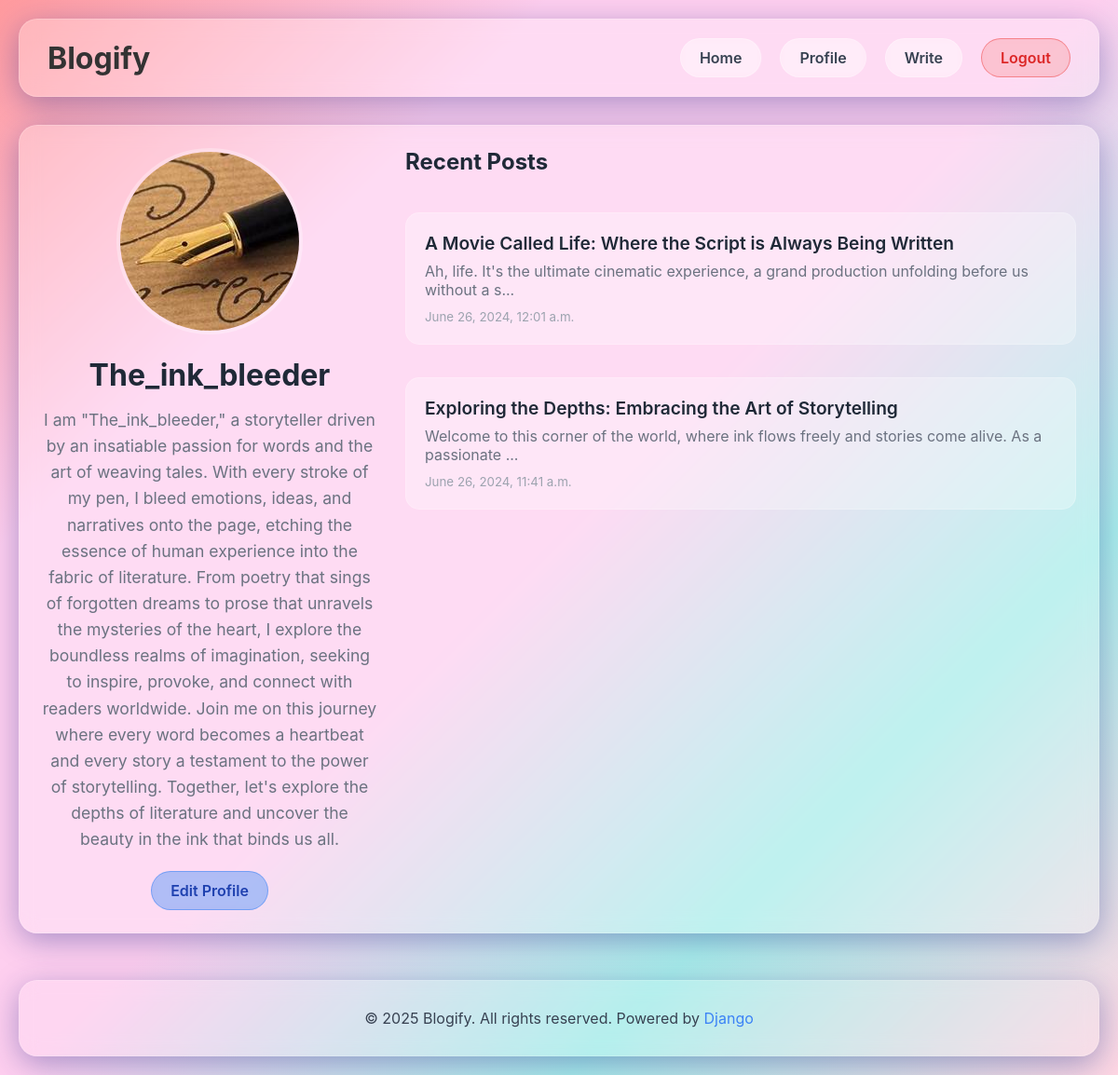
The page /profile/the_ink_bleeder/ (signed in) on the database its author committed.
### users/models.py (models this page shows, shortened)
class Profile(models.Model):
    user = models.OneToOneField(User, on_delete=models.CASCADE)
    image = models.ImageField(blank=True, null='True', upload_to= user_directory_path, default= 'profile_pics/blank_profile.jpeg')
    bio = models.TextField(blank=True, default='')
    phone_number = PhoneNumberField()
    slug = models.SlugField(unique=True, blank=True, null=True)

### main/models.py (models this page shows, shortened)
class Post(models.Model):
    title = models.CharField(max_length=200)
    content = RichTextField(config_name='blog_post')
    author = models.ForeignKey(User, on_delete=models.CASCADE)
    created_at = models.DateTimeField(default=timezone.now)
    updated_at = models.DateTimeField(auto_now=True)
    published_at = models.DateTimeField(blank=True, null=True, default=timezone.now)
    slug = models.SlugField(unique=True)
    def get_absolute_url(self):
        return reverse('post-detail', kwargs={'pk': self.pk})

### users/views.py (the view)
# urls.py: path('profile/<slug:slug>/', profile_detail_view, name='profile-detail'),
@login_required
def profile_detail_view(request, slug):
    profile = get_object_or_404(Profile, slug=slug)
    context = {
        'profile': profile
    }
    return render(request, 'users/profile_detail.html', context)

### users/templates/users/profile_detail.html
{% extends 'base/base.html' %}
{% block 'home'%}
<a href="{% url 'home' %}">
    Home
</a>
{% endblock %}
{% block 'content' %}
<div class="glass-card profile-detail">
    <div class="profile-info">
        <img src="{{ profile.image.url }}" alt="Profile Image"
             style="width: 200px; height: 200px; border-radius: 50%; object-fit: cover;
                    border: 4px solid rgba(255, 255, 255, 0.3); margin-bottom: 20px;">
        <h2 style="font-size: 2rem; font-weight: 700; color: #1f2937; margin-bottom: 15px;">
            {{ profile.user.username }}
        </h2>
        <p style="color: #6b7280; font-size: 1.1rem; line-height: 1.6; margin-bottom: 20px;">
            {{ profile.bio|default:"No bio available" }}
        </p>
        {% if request.user == profile.user %}
            <a href="{% url 'profile' %}" class="btn btn-primary">Edit Profile</a>
        {% endif %}
    </div>
    <div class="profile-posts">
        <h3 style="font-size: 1.5rem; font-weight: 700; color: #1f2937; margin-bottom: 20px;">Recent Posts</h3>
        {% if profile.user.post_set.all %}
            {% for post in profile.user.post_set.all|slice:":5" %}
            <div style="background: rgba(255, 255, 255, 0.3); border-radius: 15px; padding: 20px; border: 1px solid rgba(255, 255, 255, 0.2); margin-bottom: 15px;">
                <h4 style="font-size: 1.2rem; font-weight: 600; color: #1f2937; margin-bottom: 8px;">
                    <a href="{{ post.get_absolute_url }}" style="color: inherit; text-decoration: none;">
                        {{ post.title }}
                    </a>
                </h4>
                <p style="color: #6b7280; margin-bottom: 8px;">{{ post.content|slice:":100" }}...</p>
                <small style="color: #9ca3af;">{{ post.published_at }}</small>
            </div>
            {% endfor %}
        {% else %}
            <p style="color: #9ca3af; font-style: italic;">No posts yet.</p>
        {% endif %}
    </div>
</div>
{% endblock %}

### main/static/css/glassmorphism.css (style rules this page uses)
* { margin: 0; padding: 0; box-sizing: border-box; }
body { font-family: -apple-system, BlinkMacSystemFont, 'Segoe UI', Roboto, sans-serif; background: linear-gradient(135deg, #ff9a9e 0%, #fecfef 25%, #fecfef 50%, #a8edea 75%, #fed6e3 100%); min-height: 100vh; padding: 20px; }
.glass-card { background: rgba(255, 255, 255, 0.25); -webkit-backdrop-filter: blur(10px); backdrop-filter: blur(10px); border-radius: 20px; border: 1px solid rgba(255, 255, 255, 0.18); padding: 24px; margin-bottom: 24px; box-shadow: 0 8px 32px 0 rgba(31, 38, 135, 0.37); }
.nav-links a { color: #374151; text-decoration: none; font-weight: 600; padding: 10px 20px; border-radius: 25px; background: rgba(255, 255, 255, 0.3); -webkit-backdrop-filter: blur(5px); backdrop-filter: blur(5px); border: 1px solid rgba(255, 255, 255, 0.3); transition: all 0.3s ease; }
.btn { padding: 10px 20px; border-radius: 25px; font-weight: 600; text-decoration: none; display: inline-block; transition: all 0.3s ease; cursor: pointer; border: none; -webkit-backdrop-filter: blur(5px); backdrop-filter: blur(5px); }
.btn-primary { background: rgba(59, 130, 246, 0.4); border: 1px solid rgba(59, 130, 246, 0.5); color: #1e40af; }
.profile-detail { display: grid; grid-template-columns: 1fr 2fr; gap: 30px; align-items: start; }
.profile-info { text-align: center; }
.profile-posts { display: flex; flex-direction: column; gap: 20px; }
body { background: linear-gradient(135deg, #ff9a9e 0%, #fecfef 25%, #fecfef 50%, #a8edea 75%, #fed6e3 100%) !important; min-height: 100vh !important; padding: 20px !important; }
html { background: linear-gradient(135deg, #ff9a9e 0%, #fecfef 25%, #fecfef 50%, #a8edea 75%, #fed6e3 100%) !important; }

### rows shown on the page
Profile: image (picture), user.username "The_ink_bleeder", bio "I am \"The_ink_bleeder,\" a storyteller driven by an insatiable passion for words and the art of weaving tales. With every stroke of my pen, I bleed emotions, ideas, and narratives onto the page, etching the essence of human experience into the fabric of literature. From poetry that sings of forgotten dreams to prose that unravels the mysteries of the heart, I explore the boundless realms of imagination, seeking to inspire, provoke, and connect with readers worldwide. Join me on this journey where every word becomes a heartbeat and every story a testament to the power of storytelling. Together, let's explore the depths of literature and uncover the beauty in the ink that binds us all."
Post: title "A Movie Called Life: Where the Script is Always Being Written", content "Ah, life. It's the ultimate cinematic experience, a grand production unfolding before us without a s", published_at "June 26, 2024, 12:01 a.m."
Post: title "Exploring the Depths: Embracing the Art of Storytelling", content "Welcome to this corner of the world, where ink flows freely and stories come alive. As a passionate", published_at "June 26, 2024, 11:41 a.m."
